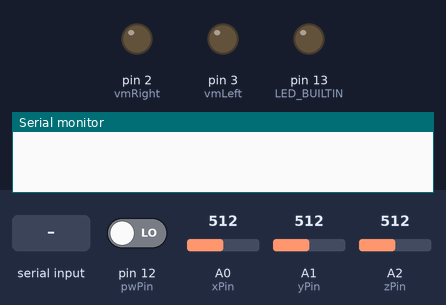
Bench run of a sketch on a simulated Arduino Uno, built with avr-gcc and run on an emulated ATmega328P. On the bench: output pins drawn as LEDs (lit = HIGH), the last lines printed to the serial monitor. The test bench sets the inputs (shaded band); at power-on: A2 (zPin) = 512, pin 12 (pwPin) LOW, A0 (xPin) = 512, A1 (yPin) = 512.

Above: at 1.2 s.
1.3 s: A2 (zPin) set to 392
2.8 s: A2 (zPin) set to 368
10.5 s: "left" received over Serial
At 20.5 s:
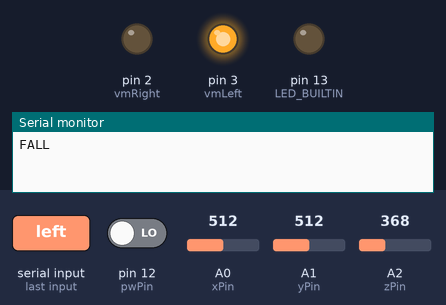
24.5 s: "right" received over Serial
At 34.6 s:
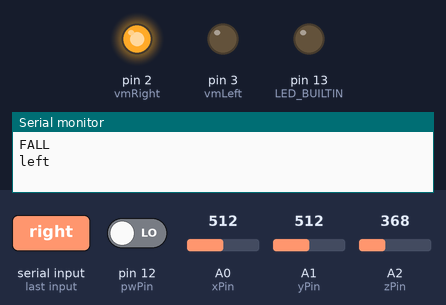
38.5 s: "1" received over Serial
At 48.6 s:
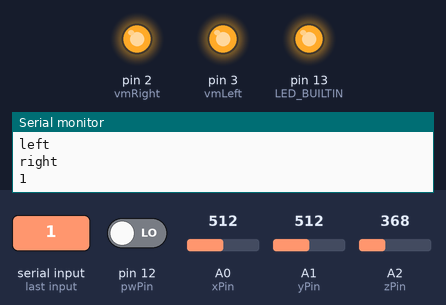
Timing chart, 0 to 53.2 s (numbered marks = the images above; inputs shaded):
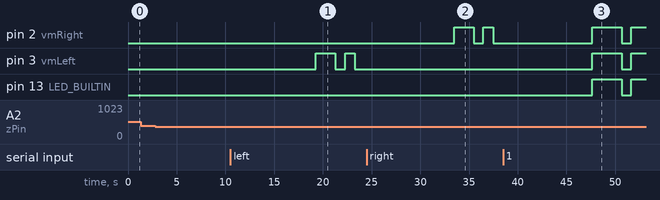

Measured:
- after the input at 1.3 s, every drawn part: stays the same
- after the input at 10.5 s, pin 3 (vmLeft): LOW → HIGH after 8.8 s, → LOW 2.0 s later, → HIGH 1.0 s later, → LOW 1.0 s later
- after the input at 24.5 s, pin 2 (vmRight): LOW → HIGH after 9.0 s, → LOW 2.0 s later, → HIGH 1.0 s later, → LOW 1.0 s later
- after the input at 38.5 s, pin 2 (vmRight), pin 3 (vmLeft), pin 13 (LED_BUILTIN): LOW → HIGH after 9.2 s, → LOW 3.0 s later, → HIGH 1.0 s later

The sketch:

haptic_main.ino
```cpp
    String incomingByte;
    int vmRight=2;
    int vmLeft=3;
    const int xPin = A0;
  const int yPin = A1;
  const int zPin = A2;
  int minVal = 265;
  int maxVal = 320;
  double x;
  double y;
  double z;
  double x1;
  double y1;
  double z1;
  const int pwPin = 12;
  int arraysize = 9;
  int rangevalue[] = {  0, 0, 0, 0, 0, 0, 0, 0, 0};
  long pulse;
  int modE;


    void setup()
    {
      pinMode(LED_BUILTIN, OUTPUT);
    pinMode(vmRight,OUTPUT);
    pinMode(vmLeft,OUTPUT);
    pinMode(pwPin, INPUT);
    Serial.begin(9600);
    int xRead = analogRead(xPin);
  int yRead = analogRead(yPin);
  int zRead = analogRead(zPin);
   int xAng = map(xRead, minVal, maxVal, -90, 90);
  int yAng = map(yRead, minVal, maxVal, -90, 90);
  int zAng = map(zRead, minVal, maxVal, -90, 90);
   x = RAD_TO_DEG * (atan2(-yAng, -zAng) + PI);
  y = RAD_TO_DEG * (atan2(-xAng, -zAng) + PI);
  z = RAD_TO_DEG * (atan2(-yAng, -xAng) + PI);
  x1=x;
  y1=y;
  z1=z;


    }

    void loop()
    {


  for (int i = 0; i < arraysize; i++)
  {

    pulse = pulseIn(pwPin, HIGH);
    rangevalue[i] = pulse / 58;
    delay(10);
  }

    isort(rangevalue, arraysize);
    modE = mode(rangevalue, arraysize);


    if(modE<50 && modE>0)
    {
    digitalWrite(vmRight,HIGH);
    digitalWrite(vmLeft,HIGH);
    delay(3000);
    digitalWrite(vmLeft,LOW);
    digitalWrite(vmRight,LOW);
        Serial.println("OBSTACLE");
        //Serial.println(modE);
      }


    if (Serial.available() > 0)
    {

                    incomingByte = Serial.readString();
                    if(incomingByte.equalsIgnoreCase("left"))
                    {
                      digitalWrite(vmLeft,HIGH);
                      delay(2000);
                      digitalWrite(vmLeft,LOW);
                      delay(1000);
                      digitalWrite(vmLeft,HIGH);
                      delay(1000);
                      digitalWrite(vmLeft,LOW);
                    }
                    else if(incomingByte.equalsIgnoreCase("right"))
                      {
                      digitalWrite(vmRight,HIGH);
                      delay(2000);
                      digitalWrite(vmRight,LOW);
                      delay(1000);
                      digitalWrite(vmRight,HIGH);
                      delay(1000);
                      digitalWrite(vmRight,LOW);
                    }
                    else
                      {
                        Serial.println('1');
                       digitalWrite(vmRight,HIGH);
    digitalWrite(vmLeft,HIGH);
    digitalWrite(LED_BUILTIN,HIGH);
    delay(3000);
    digitalWrite(vmLeft,LOW);
    digitalWrite(vmRight,LOW);
    digitalWrite(LED_BUILTIN,LOW);
    delay(1000);
    digitalWrite(vmRight,HIGH);
    digitalWrite(vmLeft,HIGH);
    digitalWrite(LED_BUILTIN,HIGH);
    delay(3000);
    digitalWrite(vmLeft,LOW);
    digitalWrite(vmRight,LOW);
    digitalWrite(LED_BUILTIN,LOW);
    delay(1000);
    digitalWrite(vmRight,HIGH);
    digitalWrite(vmLeft,HIGH);
    digitalWrite(LED_BUILTIN,HIGH);
    delay(3000);
    digitalWrite(vmLeft,LOW);
    digitalWrite(vmRight,LOW);
    digitalWrite(LED_BUILTIN,LOW);
    delay(1000);
                    }


                    Serial.println(incomingByte);
            }
                //read the analog values from the accelerometer
      int xRead = analogRead(xPin);
      int yRead = analogRead(yPin);
      int zRead = analogRead(zPin);

      //convert read values to degrees -90 to 90 - Needed for atan2
      int xAng = map(xRead, minVal, maxVal, -90, 90);
      int yAng = map(yRead, minVal, maxVal, -90, 90);
      int zAng = map(zRead, minVal, maxVal, -90, 90);

      //Caculate 360deg values like so: atan2(-yAng, -zAng)
      //atan2 outputs the value of -π to π (radians)
      //We are then converting the radians to degrees
      x = RAD_TO_DEG * (atan2(-yAng, -zAng) + PI);
      y = RAD_TO_DEG * (atan2(-xAng, -zAng) + PI);
      z = RAD_TO_DEG * (atan2(-yAng, -xAng) + PI);

      if((x>(1.5*x1)&&y>(1.5*y1))||(y>(1.5*y1)&&z>(1.5*z1))||(z>(1.5*z1)&&x>(1.5*x1)))
      {
        Serial.println("FALL");
       }

     x1=x;
     y1=y;
     z1=z;


      delay(100);//just here to slow down the serial output - Easier to read
    }


    //Sorting function
      void isort(int *a, int n) {
        //  *a is an array pointer function

        for (int i = 1; i < n; ++i)
        {
          int j = a[i];
          int k;
          for (k = i - 1; (k >= 0) && (j < a[k]); k--)
          {
            a[k + 1] = a[k];
          }
          a[k + 1] = j;
        }
      }

      //Mode function, returning the mode or median.
      int mode(int *x, int n) {
        int i = 0;
        int count = 0;
        int maxCount = 0;
        int mode = 0;
        int bimodal;
        int prevCount = 0;

        while (i < (n - 1)) {
          prevCount = count;
          count = 0;

          while (x[i] == x[i + 1]) {
            count++;
            i++;
          }

          if (count > prevCount & count > maxCount) {
            mode = x[i];
            maxCount = count;
            bimodal = 0;
          }
          if (count == 0) {
            i++;
          }
          if (count == maxCount) { //If the dataset has 2 or more modes.
            bimodal = 1;
          }
          if (mode == 0 || bimodal == 1) { //Return the median if there is no mode.
            mode = x[(n / 2)];
          }
          return mode;
        }
      }
```
